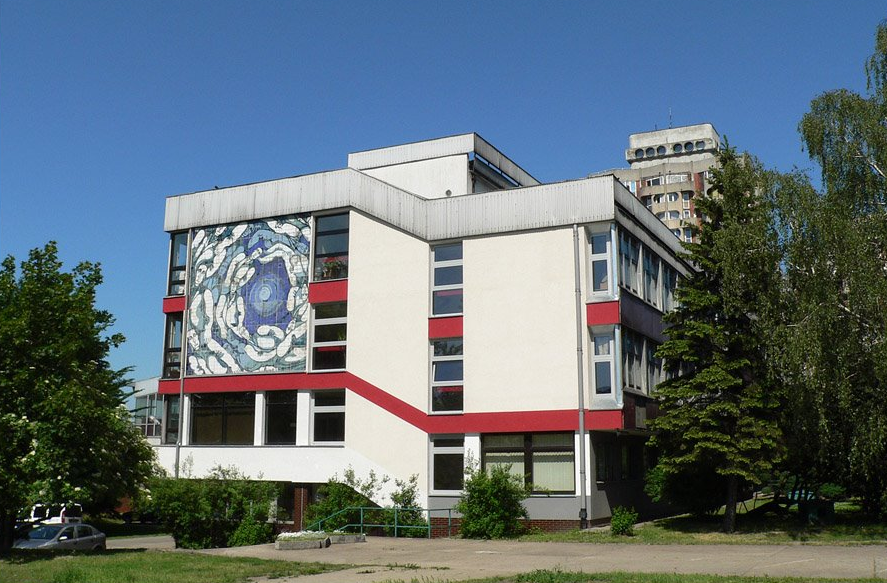
#> input picture scripts/IM.png, 887 x 583 px
$ python show_keypoints_calculate_sifts.py
#> lines starting #> are read from the running program, lines starting #| are printed output that depends on the picture
import cv2
import numpy as np


# Mozliwe, ze trzeba doinstalowac pakiet opencv-contrib-python w konkretnej wersji:
# [root@laptop]# pip3.6 uninstall opencv-contrib-python
# [root@laptop]# pip3.6 install opencv-contrib-python==3.3.0.10


img = cv2.imread('IM.png')
#> img is the input picture: shape (583, 887, 3); mean B, G, R 119.9, 111.6, 97.4
gray= cv2.cvtColor(img,cv2.COLOR_BGR2GRAY)
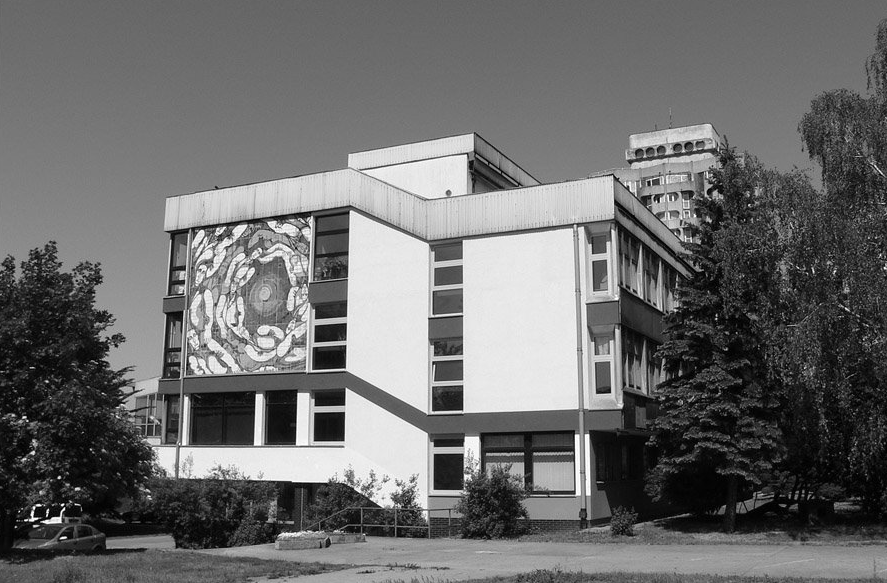
#> gray: shape (583, 887); min 0, max 255, mean 108.3

sift = cv2.xfeatures2d.SIFT_create()

#tylko wykrycie keypointow:
kp = sift.detect(gray,None)
#> kp = 2757 keypoints; strongest (x, y, size): (62, 505, 1.9), (59, 477, 2.2), (39, 505, 2.3), (26, 520, 1.8)
cv2.drawKeypoints(gray,kp,img)
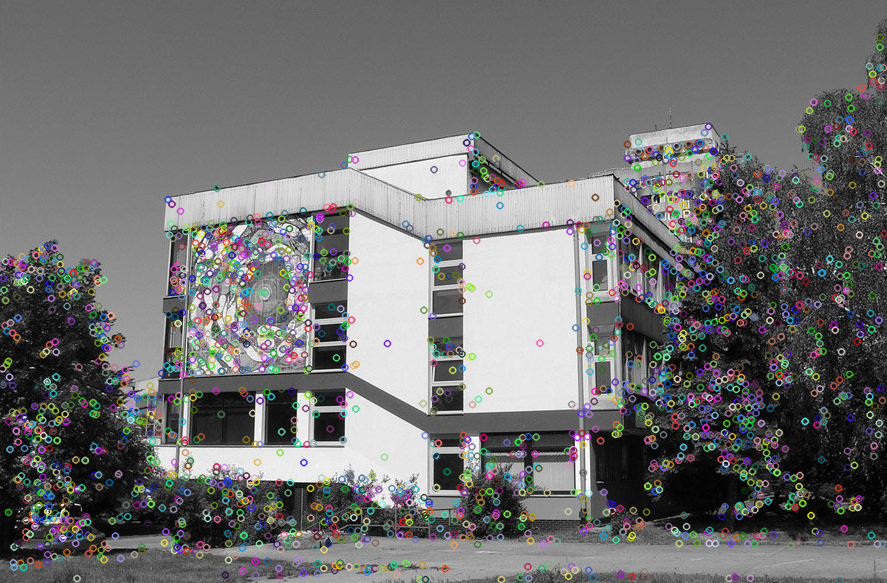
#> img: shape (583, 887, 3); mean B, G, R 111.9, 111.9, 111.9
cv2.imwrite('IM_sift_keypoints.png',img)


#wykrycie keypointow i wyliczenie tam siftow:

kp, sifts = sift.detectAndCompute(gray,None)


print("Mamy ",sifts.shape[0], " punktow ", sifts.shape[1],"-wymiarowych")
#| Mamy  2757  punktow  128 -wymiarowych
print("\n")
print(type(sifts)) # jak widac, jest to maciec NumPy
#| <class 'numpy.ndarray'>

print(sifts)
#> (printed output is left out)
